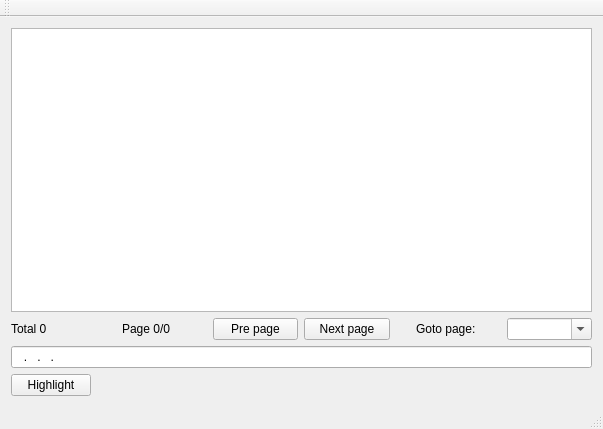
<?xml version="1.0" encoding="UTF-8"?>
<ui version="4.0">
 <class>MainWindow</class>
 <widget class="QMainWindow" name="MainWindow">
  <property name="geometry">
   <rect>
    <x>0</x>
    <y>0</y>
    <width>603</width>
    <height>429</height>
   </rect>
  </property>
  <property name="windowTitle">
   <string>MainWindow</string>
  </property>
  <widget class="QWidget" name="centralWidget">
   <layout class="QGridLayout" name="gridLayout">
    <item row="3" column="0">
     <widget class="QPushButton" name="highlightBtn">
      <property name="text">
       <string>Highlight</string>
      </property>
      <property name="checkable">
       <bool>true</bool>
      </property>
     </widget>
    </item>
    <item row="3" column="1">
     <spacer name="horizontalSpacer_3">
      <property name="orientation">
       <enum>Qt::Horizontal</enum>
      </property>
      <property name="sizeHint" stdset="0">
       <size>
        <width>40</width>
        <height>20</height>
       </size>
      </property>
     </spacer>
    </item>
    <item row="0" column="0" colspan="2">
     <widget class="TableViewPage" name="tableView">
      <property name="selectionMode">
       <enum>QAbstractItemView::SingleSelection</enum>
      </property>
      <property name="selectionBehavior">
       <enum>QAbstractItemView::SelectItems</enum>
      </property>
      <attribute name="horizontalHeaderHighlightSections">
       <bool>false</bool>
      </attribute>
      <attribute name="horizontalHeaderStretchLastSection">
       <bool>true</bool>
      </attribute>
     </widget>
    </item>
    <item row="1" column="0" colspan="2">
     <layout class="QHBoxLayout" name="horizontalLayout_2">
      <item>
       <widget class="QLabel" name="totalLabel">
        <property name="text">
         <string>Total 0</string>
        </property>
       </widget>
      </item>
      <item>
       <spacer name="horizontalSpacer">
        <property name="orientation">
         <enum>Qt::Horizontal</enum>
        </property>
        <property name="sizeType">
         <enum>QSizePolicy::Fixed</enum>
        </property>
        <property name="sizeHint" stdset="0">
         <size>
          <width>20</width>
          <height>20</height>
         </size>
        </property>
       </spacer>
      </item>
      <item>
       <widget class="QLabel" name="curPageLabel">
        <property name="text">
         <string>Page 0/0</string>
        </property>
       </widget>
      </item>
      <item>
       <widget class="QPushButton" name="prePageBtn">
        <property name="text">
         <string>Pre page</string>
        </property>
       </widget>
      </item>
      <item>
       <widget class="QPushButton" name="nextPageBtn">
        <property name="text">
         <string>Next page</string>
        </property>
       </widget>
      </item>
      <item>
       <spacer name="horizontalSpacer_2">
        <property name="orientation">
         <enum>Qt::Horizontal</enum>
        </property>
        <property name="sizeType">
         <enum>QSizePolicy::Fixed</enum>
        </property>
        <property name="sizeHint" stdset="0">
         <size>
          <width>20</width>
          <height>20</height>
         </size>
        </property>
       </spacer>
      </item>
      <item>
       <widget class="QLabel" name="label_3">
        <property name="text">
         <string>Goto page:</string>
        </property>
       </widget>
      </item>
      <item>
       <widget class="QComboBox" name="gotoPageBox">
        <property name="editable">
         <bool>true</bool>
        </property>
       </widget>
      </item>
     </layout>
    </item>
    <item row="2" column="0" colspan="2">
     <widget class="QLineEdit" name="lineEdit">
      <property name="inputMask">
       <string>000.000.000.000</string>
      </property>
     </widget>
    </item>
   </layout>
  </widget>
  <widget class="QMenuBar" name="menuBar">
   <property name="geometry">
    <rect>
     <x>0</x>
     <y>0</y>
     <width>603</width>
     <height>23</height>
    </rect>
   </property>
  </widget>
  <widget class="QToolBar" name="mainToolBar">
   <attribute name="toolBarArea">
    <enum>TopToolBarArea</enum>
   </attribute>
   <attribute name="toolBarBreak">
    <bool>false</bool>
   </attribute>
  </widget>
  <widget class="QStatusBar" name="statusBar"/>
 </widget>
 <layoutdefault spacing="6" margin="11"/>
 <customwidgets>
  <customwidget>
   <class>TableViewPage</class>
   <extends>QTableView</extends>
   <header>TableViewPage.h</header>
  </customwidget>
 </customwidgets>
 <resources/>
 <connections/>
</ui>
